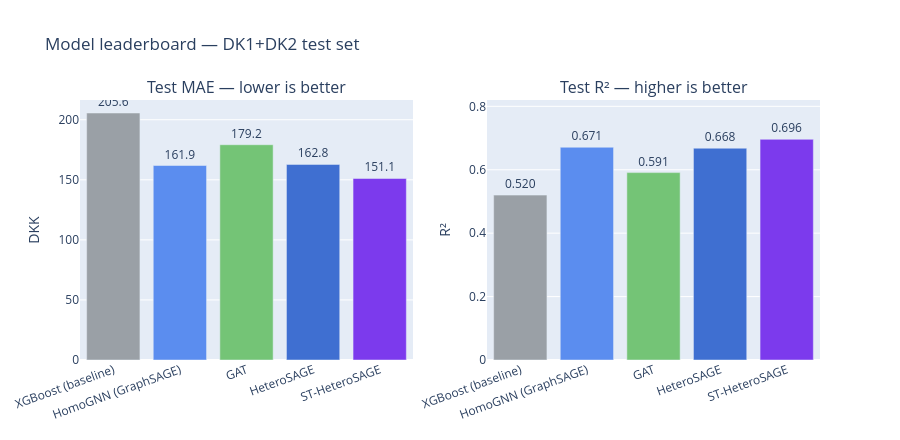

The notebook cell this image was saved under:
### Code cell
order   = df_lb.index.tolist()
palette = ["#9aa0a6","#5b8def","#74c476","#3f6fd1","#7c3aed"]

fig = make_subplots(rows=1, cols=2, subplot_titles=("Test MAE — lower is better",
                                                      "Test R² — higher is better"))
fig.add_trace(go.Bar(
    x=order, y=df_lb["MAE (DKK)"].values, marker_color=palette,
    text=[f"{v:.1f}" for v in df_lb["MAE (DKK)"].values], textposition='outside',
    name='MAE',
), row=1, col=1)
fig.add_trace(go.Bar(
    x=order, y=df_lb["R²"].values, marker_color=palette,
    text=[f"{v:.3f}" for v in df_lb["R²"].values], textposition='outside',
    name='R²',
), row=1, col=2)
fig.update_yaxes(title_text="DKK", row=1, col=1)
fig.update_yaxes(title_text="R²", range=[0, 0.82], row=1, col=2)
fig.update_xaxes(tickangle=-20)
fig.update_layout(height=440, showlegend=False, title="Model leaderboard — DK1+DK2 test set")
fig.show()

### Figure 1 — Plotly figure (JSON) as saved in the notebook; plotly's stock layout.template omitted (floating-point values rounded to 4 significant figures)
{"data": [{"marker": {"color": ["#9aa0a6", "#5b8def", "#74c476", "#3f6fd1", "#7c3aed"]}, "name": "MAE", "text": ["205.6", "161.9", "179.2", "162.8", "151.1"], "textposition": "outside", "type": "bar", "x": ["XGBoost (baseline)", "HomoGNN (GraphSAGE)", "GAT", "HeteroSAGE", "ST-HeteroSAGE"], "xaxis": "x", "y": [205.6, 161.9, 179.2, 162.8, 151.1], "yaxis": "y"}, {"marker": {"color": ["#9aa0a6", "#5b8def", "#74c476", "#3f6fd1", "#7c3aed"]}, "name": "R²", "text": ["0.520", "0.671", "0.591", "0.668", "0.696"], "textposition": "outside", "type": "bar", "x": ["XGBoost (baseline)", "HomoGNN (GraphSAGE)", "GAT", "HeteroSAGE", "ST-HeteroSAGE"], "xaxis": "x2", "y": [0.52, 0.671, 0.591, 0.668, 0.696], "yaxis": "y2"}], "layout": {"annotations": [{"font": {"size": 16}, "showarrow": false, "text": "Test MAE — lower is better", "x": 0.225, "xanchor": "center", "xref": "paper", "y": 1.0, "yanchor": "bottom", "yref": "paper"}, {"font": {"size": 16}, "showarrow": false, "text": "Test R² — higher is better", "x": 0.775, "xanchor": "center", "xref": "paper", "y": 1.0, "yanchor": "bottom", "yref": "paper"}], "height": 440, "showlegend": false, "title": {"text": "Model leaderboard — DK1+DK2 test set"}, "xaxis": {"anchor": "y", "domain": [0.0, 0.45], "tickangle": -20}, "xaxis2": {"anchor": "y2", "domain": [0.55, 1.0], "tickangle": -20}, "yaxis": {"anchor": "x", "domain": [0.0, 1.0], "title": {"text": "DKK"}}, "yaxis2": {"anchor": "x2", "domain": [0.0, 1.0], "range": [0, 0.82], "title": {"text": "R²"}}}}
